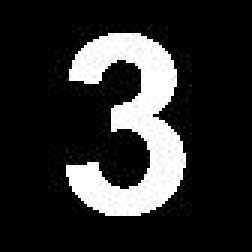
%> input picture parallax/3.jpg, 84 x 84 px (shown 3 times larger)
$ octave countdown.m   (GNU Octave 9; MATLAB toolbox functions it lacks are replaced by stand-ins)
%> lines starting %> are read from the running program, lines starting %| are printed output that depends on the picture; in (x1, y1, x2, y2) boxes, pixels count from 0 and x2, y2 are one past the last pixel; in counts of white or black regions, pixels touching at a corner belong together; the program's own positions count from 1
% Get the default image cdata and display 4 images in a rotating cube.

I = get(groot,'defaultimageCData');
defimage = pow2(I,47);

I1 = imread('3.jpg');
%> I1 is the input picture: size 84x84 uint8; min 0, max 255, mean 44.3
I1 = ~imbinarize(I1,0.5);
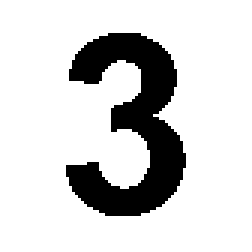
%> I1: size 84x84 logical (shown 3 times larger); 82.7% white; 1 black region, box (x1, y1, x2, y2) and area: (22, 11, 62, 72) 1222
I2 = imread('2.jpg');
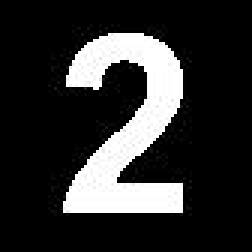
%> input picture parallax/2.jpg, 84 x 84 px (shown 3 times larger)
%> I2 is the input picture: size 84x84 uint8; min 0, max 255, mean 47.4
I2 = ~imbinarize(I2,0.5);
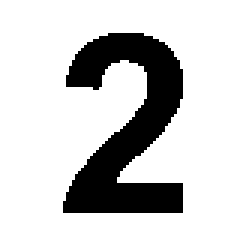
%> I2: size 84x84 logical (shown 3 times larger); 81.4% white; 1 black region, box (x1, y1, x2, y2) and area: (21, 11, 61, 71) 1310
%> (the run ends here)
